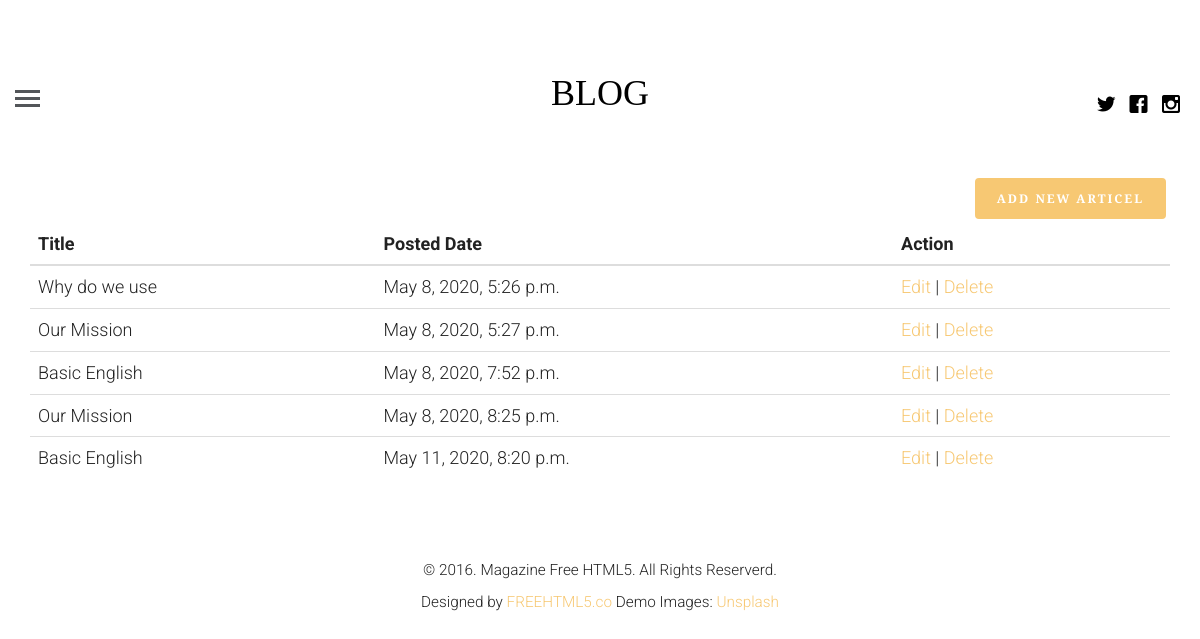
The page /logged_in_profile (signed in) on the database as committed earlier.
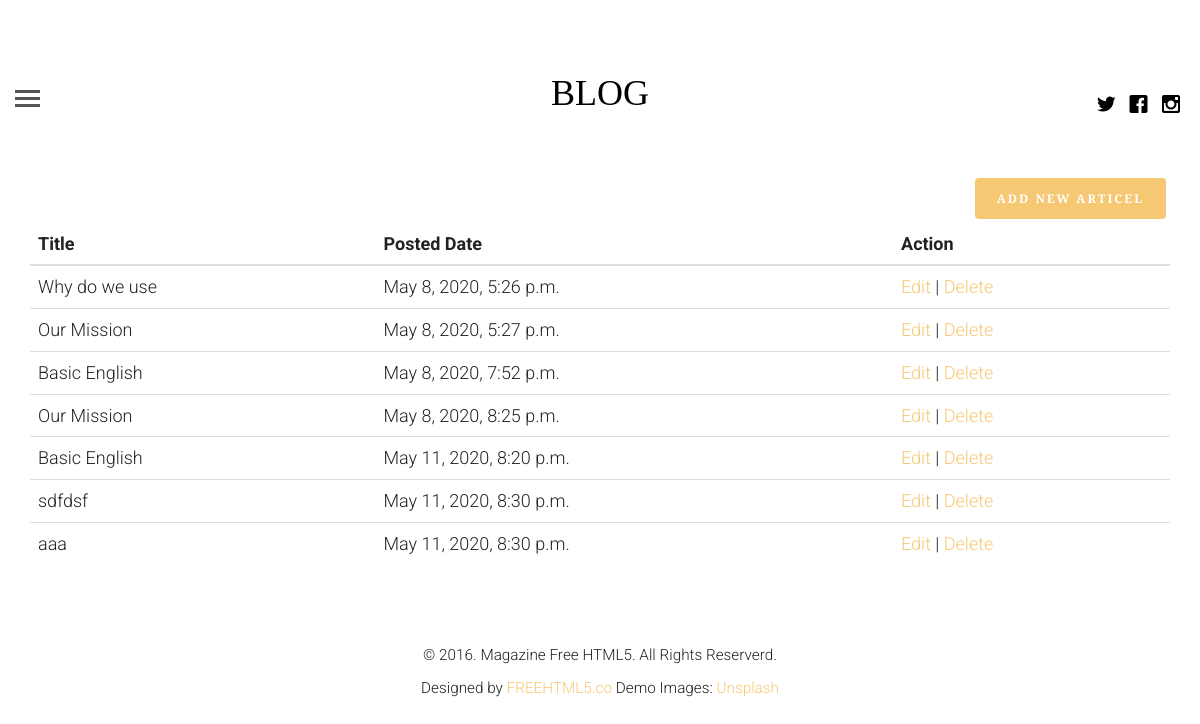
The same page on the database as committed later.
### blogApp/models.py (models this page shows, shortened)
class Article(models.Model):
    article_author = models.ForeignKey(Author,on_delete=models.CASCADE)
    title          = models.CharField(max_length=200)
    body           = models.TextField()
    image          = models.FileField(default="")
    posted_on      = models.DateTimeField(auto_now=False, auto_now_add=True)
    updated_on     = models.DateTimeField(auto_now=True, auto_now_add=False)
    category       = models.ForeignKey(Category,on_delete=models.CASCADE)

### blogApp/views.py (the view)
# urls.py: path('logged_in_profile',views.getProfile , name="logged_in_profile"),
def getProfile(request):
    if request.user.is_authenticated:
        user =get_object_or_404(Author , name=request.user.id)
        post = Article.objects.filter(article_author=user.id)
        return render(request , "logged_in_profile.html" , {'post':post ,'user':user})
    else:
        return redirect('login')

### templates/logged_in_profile.html (shortened to what this page needs)
{% extends 'base.html' %}
{% load static %}
{% block content %}
        <div class="container">
        <a href="{% url 'createPost' %}" class="btn btn-primary pull-right">ADD NEW ARTICEL</a>
        <table class="table">
            <thead>
                <tr>
                    <th scope="col">Title</th>
                    <th scope="col">Posted Date</th>
                    <th scope="col">Action</th>
                </tr>
            </thead>
            <tbody>
                {% for data in post %}
                <tr>
                    <td>{{ data.title }}</td>
                    <td>{{ data.posted_on }}</td>
                    <td>
                        <a href="{% url 'update' id=data.id %}">Edit</a> | <a href="">Delete</a>
                    </td>
                </tr>
                {% endfor %}
            </tbody>
        </table>
    </div>
{% endblock %}

Rows that differ between the two databases and show on the page:
added Article: title "sdfdsf", posted_on "May 11, 2020, 8:30 p.m."
added Article: title "aaa", posted_on "May 11, 2020, 8:30 p.m."
